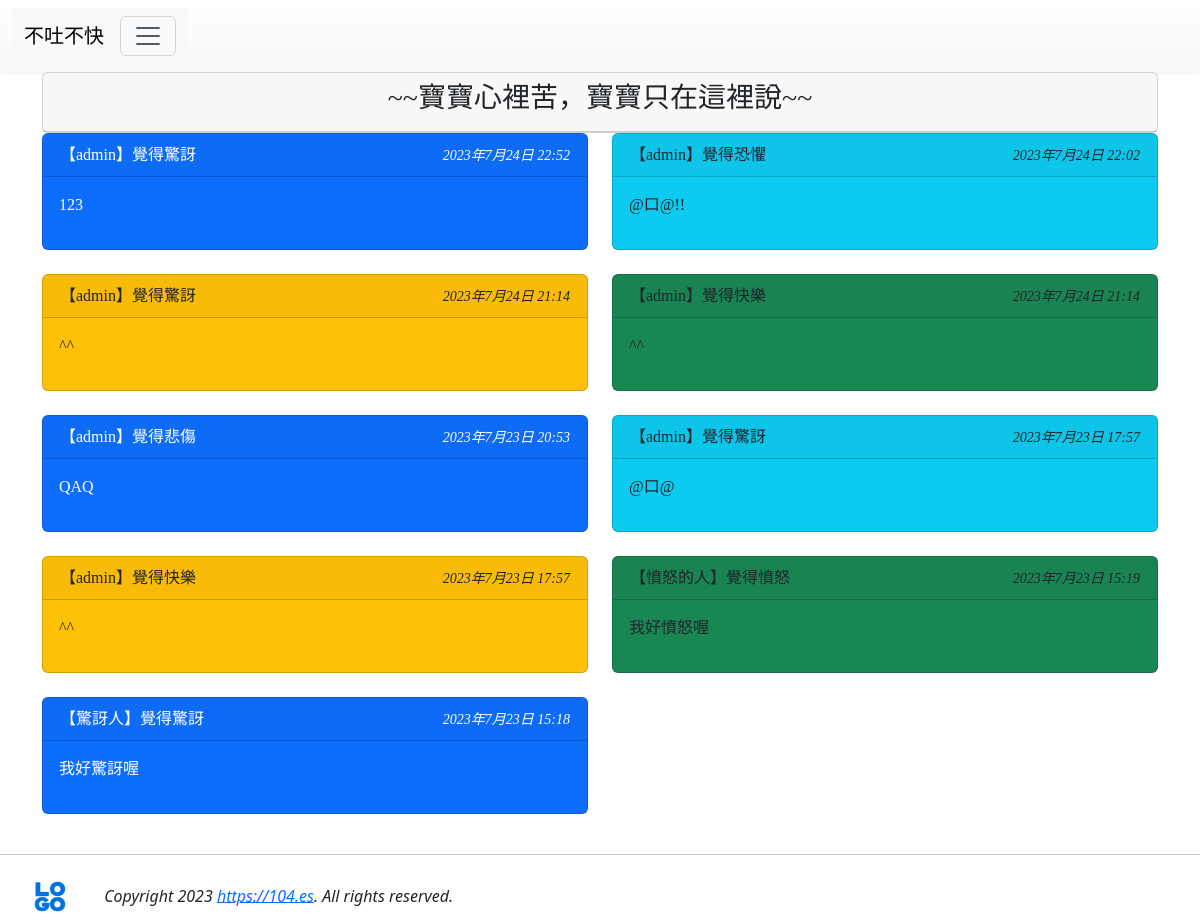
/list2/, run on the app's committed database.
### mysite/models.py (models this page shows, shortened)
class Post2(models.Model):
    mood = models.ForeignKey('Mood', on_delete=models.CASCADE)
    nickname = models.CharField(max_length=10, default='不願意透漏身份的人')
    message = models.TextField(null=False)
    del_pass = models.CharField(max_length=10)
    pub_time = models.DateTimeField(auto_now=True)
    enabled = models.BooleanField(default=True)

class Mood(models.Model):
    status = models.CharField(max_length=10, null=False)
    def __str__(self):
        return self.status

### mysite/views.py (the view)
# urls.py: path('list2/', listing2),
def listing2(request):
    posts = models.Post2.objects.filter(enabled=True).order_by('-pub_time')[:150]
    moods = models.Mood.objects.all()
    return render(request, 'listing2.html', locals())

### mysite/templates/listing2.html (shortened to what this page needs)
{% extends 'base1.html' %}
{% block content %}
<div class='container'>
    <div class='row'>
        <div class='col-md-12'>
            <div class='card'>
                <div class='card-header' align=center>
                    <h3>~~寶寶心裡苦，寶寶只在這裡說~~</h3>
                </div>
            </div>
        </div>
    </div>
    <div class='row'>
        {% for p in posts %}
            <div class="col-sm-12 col-md-6">
            <div class='card {%cycle "text-white bg-primary" "bg-info" "bg-warning" "bg-success" %}'>
                <div class='card-header'>
                    <table width='100%'>
                        <tr>
                            <td>
                                【{{ p.nickname }}】覺得{{ p.mood }}
                            </td>
                            <td align=right>
                                <i><small>{{ p.pub_time }}</small></i>
                            </td>
                        </tr>
                    </table>
                </div>
                <div class='card-body'>{{ p.message | linebreaks }}</div>
            </div>
            <br/>
        </div>
    {% endfor %}
    </div>
</div>
{% endblock %}

### mysite/templates/base1.html (style rules this page uses)
h1, h2, h3, h4, h5, p, div { font-family: 微軟正黑體; }

### data on the page
Post2: nickname "admin", mood "驚訝", pub_time "2023年7月24日 22:52", message "123"
Post2: nickname "admin", mood "恐懼", pub_time "2023年7月24日 22:02", message "@口@!!"
Post2: nickname "admin", mood "驚訝", pub_time "2023年7月24日 21:14", message "^^"
Post2: nickname "admin", mood "快樂", pub_time "2023年7月24日 21:14", message "^^"
Post2: nickname "admin", mood "悲傷", pub_time "2023年7月23日 20:53", message "QAQ"
Post2: nickname "admin", mood "驚訝", pub_time "2023年7月23日 17:57", message "@口@"
Post2: nickname "admin", mood "快樂", pub_time "2023年7月23日 17:57", message "^^"
Post2: nickname "憤怒的人", mood "憤怒", pub_time "2023年7月23日 15:19", message "我好憤怒喔"
Post2: nickname "驚訝人", mood "驚訝", pub_time "2023年7月23日 15:18", message "我好驚訝喔"
